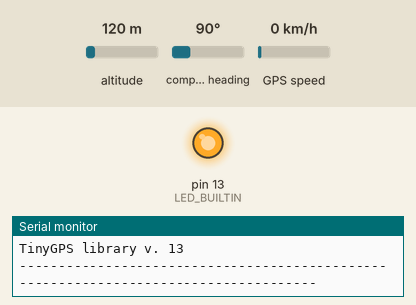
A sketch run on a simulated Arduino Uno, built with avr-gcc and run on an emulated ATmega328P. Shown: output pins drawn as LEDs (lit = HIGH), the last lines printed to the serial monitor. The test bench sets the inputs (shaded band); at power-on: altitude 120 m, compass heading 90°, GPS speed 0 km/h. The GPS gets a fix after 3 s at 37.7749, -122.4194 with 8 satellites.

Above: at 0.5 s.
At 3.6 s:
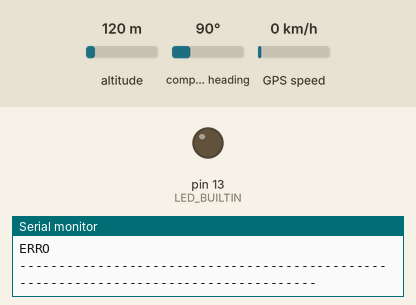
Timing chart, 0 to 8.1 s (numbered marks = the images above):
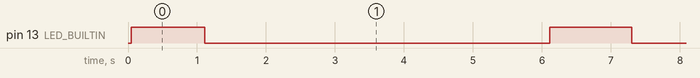

The sketch:

GPS.ino
```cpp
#include <SoftwareSerial.h>
#include <TinyGPS.h>

TinyGPS gps;
SoftwareSerial pin_gps(3, 4);

void setup() {
  pinMode(LED_BUILTIN, OUTPUT);

  Serial.begin(9600);
  pin_gps.begin(9600);

  Serial.print("TinyGPS library v. "); Serial.println(TinyGPS::library_version());
  Serial.println("-------------------------------------------------------------------------------------");
}

void loop() {
  float flat, flon;
  bool newData = false;
  unsigned long chars;
  unsigned short sentences, failed;
  unsigned long age;

  digitalWrite(LED_BUILTIN, HIGH);

  for (unsigned long start = millis(); millis() - start < 1000;) {
    while (pin_gps.available()) {
      char c = pin_gps.read();

      if (gps.encode(c))
        newData = true;
    }
  }

  gps.stats(&chars, &sentences, &failed);
  Serial.print("    CHARS=");
  Serial.print(chars);
  Serial.print(" SENTENCES=");
  Serial.print(sentences);
  Serial.print(" CSUM ERR=");
  Serial.println(failed);

  if (newData) {
    gps.f_get_position(&flat, &flon, &age);
    Serial.print("    LAT=");
    Serial.print(flat == TinyGPS::GPS_INVALID_F_ANGLE ? 0.0 : flat, 6);
    Serial.print(" LON=");
    Serial.print(flon == TinyGPS::GPS_INVALID_F_ANGLE ? 0.0 : flon, 6);
    Serial.print(" SAT=");
    Serial.print(gps.satellites() == TinyGPS::GPS_INVALID_SATELLITES ? 0 : gps.satellites());
    Serial.print(" PREC=");
    Serial.println(gps.hdop() == TinyGPS::GPS_INVALID_HDOP ? 0 : gps.hdop());

    Serial.print("    URL: https://www.google.com.br/maps/@");
    Serial.print(flat == TinyGPS::GPS_INVALID_F_ANGLE ? 0.0 : flat, 6);
    Serial.print(",");
    Serial.print(flon == TinyGPS::GPS_INVALID_F_ANGLE ? 0.0 : flon, 6);
    Serial.println("15z");
  } else {
    Serial.println("ERRO");
  }

  Serial.println("-------------------------------------------------------------------------------------");

  digitalWrite(LED_BUILTIN, LOW);
  delay(5000);
}
```

Measured:
- by itself, pin 13 (LED_BUILTIN): alternates HIGH for 1.2 s and LOW for 5.0 s
